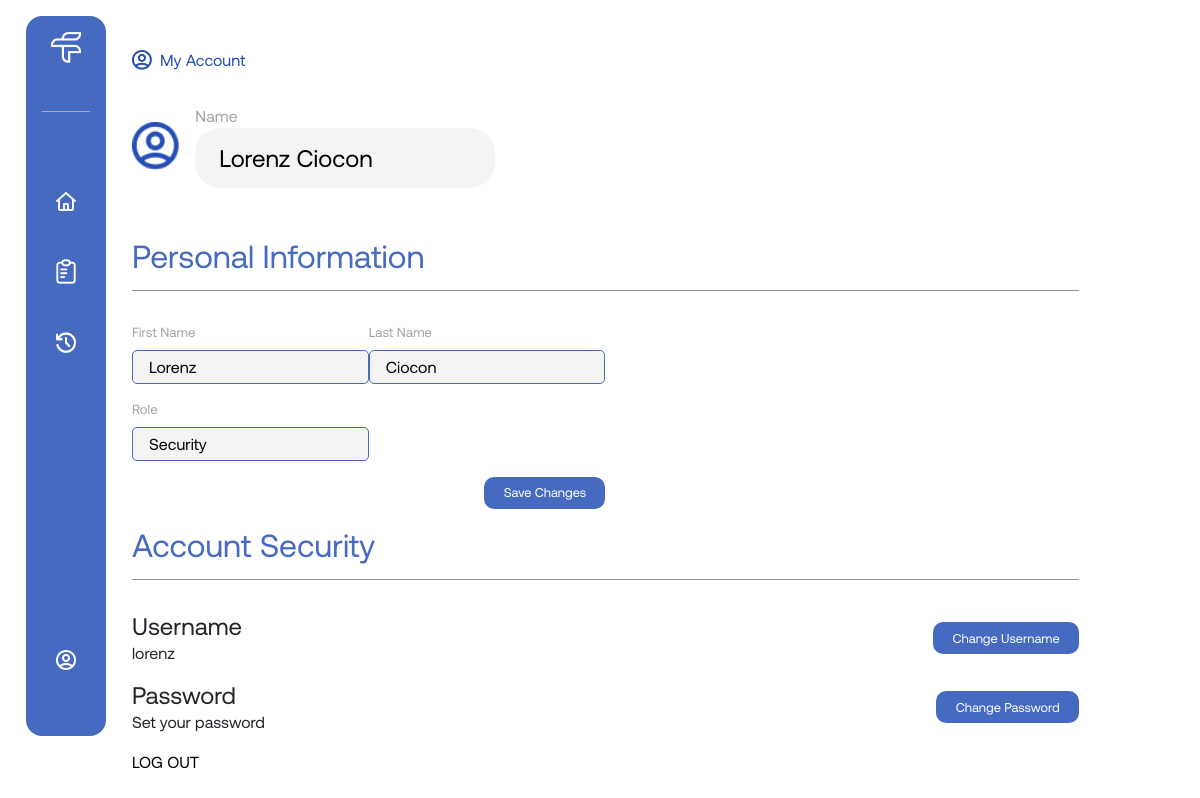
Screenshot of /pages/account.php (signed in) with the database file from the repository.
### tables this page shows
CREATE TABLE users (
  user_id INT(10) AUTO_INCREMENT PRIMARY KEY,
  name VARCHAR(255) NOT NULL,
  role VARCHAR(255) NOT NULL,
  username VARCHAR(255) UNIQUE NOT NULL,
  password VARCHAR(255) NOT NULL
);

### pages/account.php (the view, shortened to what this page needs)
<?php
    include('../includes/db_connect.php');
    $user_id = $_SESSION['user_id'];
    $sql = "SELECT name, role, username FROM users WHERE user_id = ?";
    $stmt = $conn->prepare($sql);
    $stmt->bind_param("i", $user_id);
    $stmt->execute();
    $result = $stmt->get_result();
    $user = $result->fetch_assoc();
    if ($user) {
        $name_parts = explode(' ', $user['name'], 2);
        $first_name = $name_parts[0] ?? '';
        $last_name = $name_parts[1] ?? '';
    } else {
        $user = ['name' => 'N/A', 'role' => 'N/A', 'username' => 'N/A'];
        $first_name = '';
        $last_name = '';
    }
?>
<!DOCTYPE html>
<html lang="en">
<head>
    <link href="https://cdn.jsdelivr.net/npm/bootstrap@5.3.8/dist/css/bootstrap.min.css" rel="stylesheet">
    <link rel="stylesheet" href="../assets/css/style.css">
</head>
<body>
    <div class="layout d-md-flex w-md-100">
        <?php include('../includes/navbar.php') ?>
        <div class="main-content account-page flex-md-fill p-md-3 pt-md-5">
            <div class="main-content-container w-90 mx-auto mx-md-0 w-md-100">
                <p class="page-info"> <img src="../assets/images/blue-account-icon.png" alt=""><span>My Account</span></p>
                <div class="account-heading">
                    <img src="../assets/images/blue-account-icon.png" alt="">
                    <div class="pref-name">
                        <p>Name</p>
                        <input type="text" value="<?php echo htmlspecialchars($user['name']); ?>" readonly>
                    </div>
                </div>
                <h2>Personal Information</h2>
                <div class="personal-info">
                    <form method="post">
                        <div class="info-name">
                            <div class="form-group">
                                <p>First Name</p>
                                <input type="text" name="first_name" value="<?php echo htmlspecialchars($first_name); ?>">
                            </div>
                            <div class="form-group">
                                <p>Last Name</p>
                                <input type="text" name="last_name" value="<?php echo htmlspecialchars($last_name); ?>">
                            </div>
                        </div>
                        <div class="form-group">
                            <p>Role</p>
                            <input type="text" name="role"  value="<?php echo htmlspecialchars($user['role']); ?>">
                        </div>
                         <button type="submit" name="save_personal_info">Save Changes</button>
                    </form>
                </div>
                <h2>Account Security</h2>
                <div class="account-creds">
                    <div class="account-info">
                        <h4>Username</h4>
                        <p><?php echo htmlspecialchars($user['username']); ?></p>
                    </div>
                    <button data-bs-toggle="modal" data-bs-target="#changeUsernameModal">Change Username</button>
                </div>
                <div class="account-creds">
                    <div class="account-info">
                        <h4>Password</h4>
                        <p>Set your password</p>
                    </div>
                    <button data-bs-toggle="modal" data-bs-target="#changePasswordModal">Change Password</button>
                </div>
                <a href="../includes/logout.php" class="text-black">LOG OUT</a>
            </div>
        </div>
    </div>
</body>
<?php include('../includes/footer.php') ?>

### assets/css/style.css (style rules this page uses)
:root { --primary-blue: #244db5; --lighter-primary: #476ac1; --text-color: #000; --background-color: #fff; --secondary-color: #d8f35f; }
body { font-family: "Aeonik", sans-serif; }
a { color: white; text-decoration: none; }
p { margin: 0; }
.w-90 { width: 90% !important; }
.main-content-container { margin-bottom: 15em; }
.page-info { display: flex ; align-items: center; }
.page-info span { color: var(--primary-blue); margin-left: 0.5em; }
.page-info img { width: 20px; }
.account-page .account-heading { display: flex; width: 100%; margin-top: 2em; margin-bottom: 3em; align-items: center; }
.account-heading img { width: 50px; height: 50px; margin-right: 1em; }
.account-heading p { font-size: smaller; color: #a3a3a3; }
.account-heading input { width: 300px; background-color: #f4f4f4; border: none; padding: 0.5em 1em; border-radius: 10px; }
.account-page h2 { color: var(--lighter-primary); border-bottom: solid 1px #929292; padding-bottom: 0.5em; margin-bottom: 1em; }
.form-group { margin-bottom: 1em; }
.form-group p { color: #a3a3a3; font-size: smaller; margin-bottom: 0.5em; }
.form-group input { background-color: #f4f4f4; padding: 0.25em 1em; width: 50%; border: solid 1px var(--lighter-primary); border-radius: 5px; }
.info-name input { width: 100%; }
.account-page .info-name { display: flex; align-items: center; justify-content: space-between; }
.account-page .personal-info { margin-bottom: 4em; }
.account-page button { border: none; border-radius: 10px; padding: 0.5em 1.5em; background-color: var(--lighter-primary); color: var(--background-color); font-size: 0.8em; }
.personal-info button { float: right; }
.account-creds { display: flex; align-items: center; justify-content: space-between; margin-bottom: 1em; }
.account-creds h4 { margin-bottom: 0; }
@media only screen and (min-width: 768px) { .layout { min-height: 100vh; } }
@media only screen and (min-width: 768px) { .main-content { transition: margin-left 0.3s; } }
@media only screen and (min-width: 768px) { .main-content-container { padding-bottom: 7em; } }
@media only screen and (min-width: 768px) { .account-page .main-content-container { width: 80%; margin: 0; margin-left: 2em; } }
@media only screen and (min-width: 768px) { .account-heading img { width: 5% ; height: auto; } }
@media only screen and (min-width: 768px) { .account-heading p { font-size: 1em; } }
@media only screen and (min-width: 768px) { .account-heading input { font-size: 1.5em; border-radius: 25px; } }
@media only screen and (min-width: 768px) { .account-page .personal-info { width: 50%; } }

### rows the page displays
users: name "Lorenz Ciocon", first_name "Lorenz", last_name "Ciocon", role "Security", username "lorenz"
